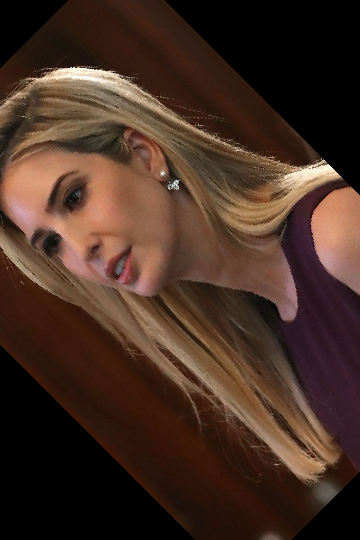
#> input picture 第七讲、SIFT/ywk_resize_rot.png, 360 x 540 px
$ python ImageMatch.py
#> lines starting #> are read from the running program, lines starting #| are printed output that depends on the picture
import numpy as np
import cv2
from matplotlib import pyplot as plt

imgname1 = 'ywk_resize_rot.png'
imgname2 = 'ywk.png'


sift = cv2.xfeatures2d.SIFT_create()

img1 = cv2.imread(imgname1)
#> img1 is the input picture: shape (540, 360, 3); mean B, G, R 35.6, 47.4, 70.5
img1_re=cv2.resize(img1,(600,450))
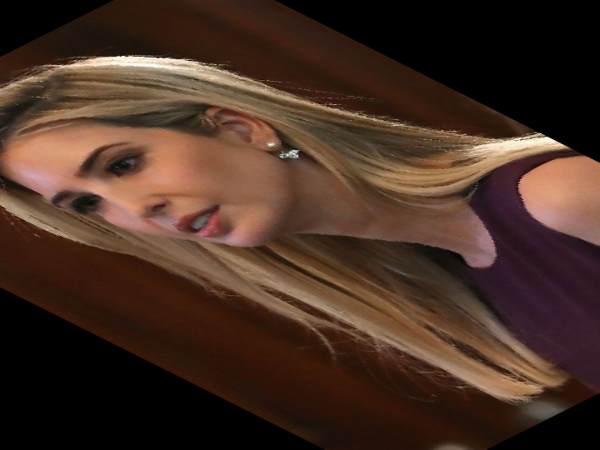
#> img1_re: shape (450, 600, 3); mean B, G, R 35.5, 47.3, 70.4
#gray1 = cv2.cvtColor(img1, cv2.COLOR_BGR2GRAY) #灰度处理图像
kp1, des1 = sift.detectAndCompute(img1_re,None)  #des是描述子
#> kp1 = 402 keypoints; strongest (x, y, size): (543, 143, 12.5), (293, 153, 5.6), (271, 144, 3.2), (539, 134, 2)

img2 = cv2.imread(imgname2)
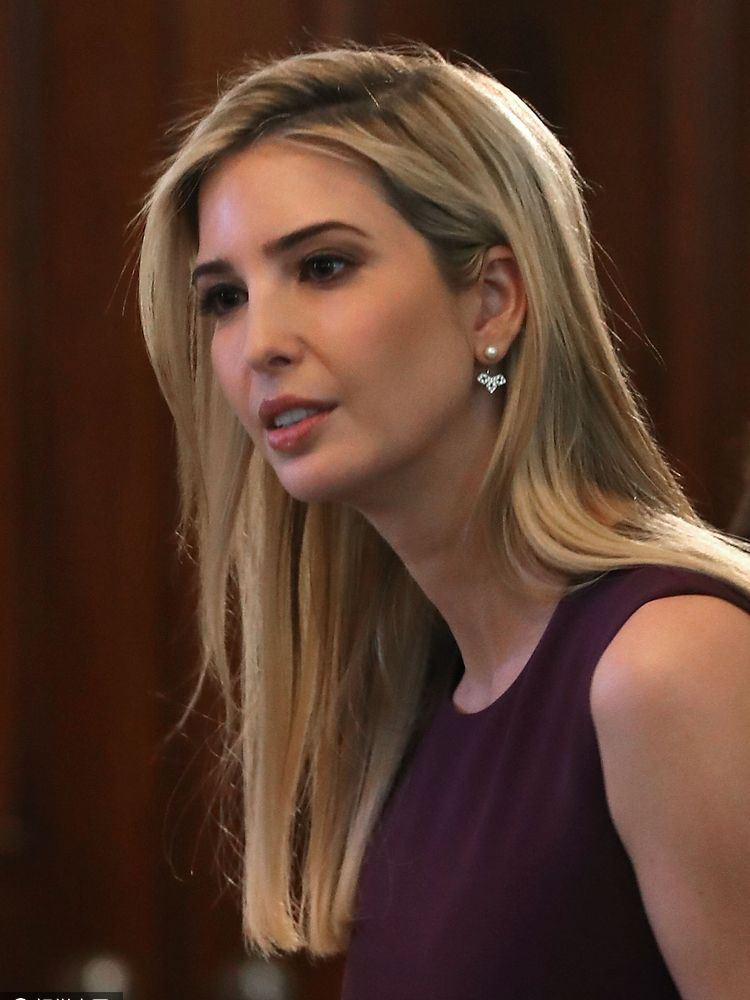
#> input picture 第七讲、SIFT/ywk.png, 750 x 1000 px
#> img2 is the input picture: shape (1000, 750, 3); mean B, G, R 43.6, 57.7, 86.9
img2_re = cv2.resize(img2, (600, 450))
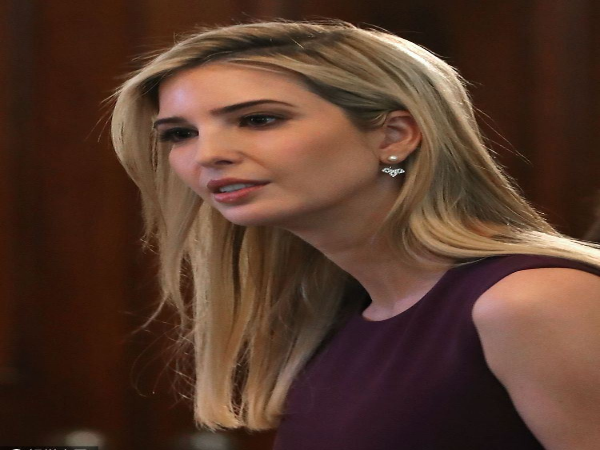
#> img2_re: shape (450, 600, 3); mean B, G, R 43.5, 57.6, 86.8
#gray2 = cv2.cvtColor(img2, cv2.COLOR_BGR2GRAY)#灰度处理图像
kp2, des2 = sift.detectAndCompute(img2_re,None) #des是描述子
#> kp2 = 399 keypoints; strongest (x, y, size): (402, 171, 2.6), (392, 157, 2.7), (181, 131, 18.4), (252, 117, 23.6)

hmerge = np.hstack((img1_re, img2_re)) #水平拼接
cv2.imshow("original", hmerge) #拼接显示为gray
cv2.waitKey(0)

img3 = cv2.drawKeypoints(img1_re,kp1,img1_re,color=(255,0,255)) #画出特征点，并显示为红色圆圈
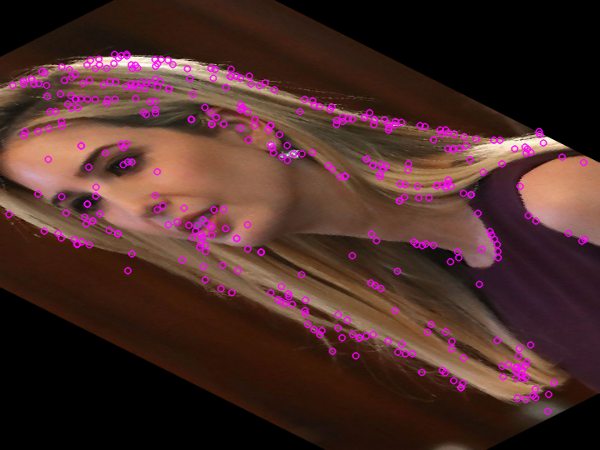
#> img3: shape (450, 600, 3); mean B, G, R 41.1, 44.7, 74.5
img4 = cv2.drawKeypoints(img2_re,kp2,img2_re,color=(255,0,255)) #画出特征点，并显示为红色圆圈
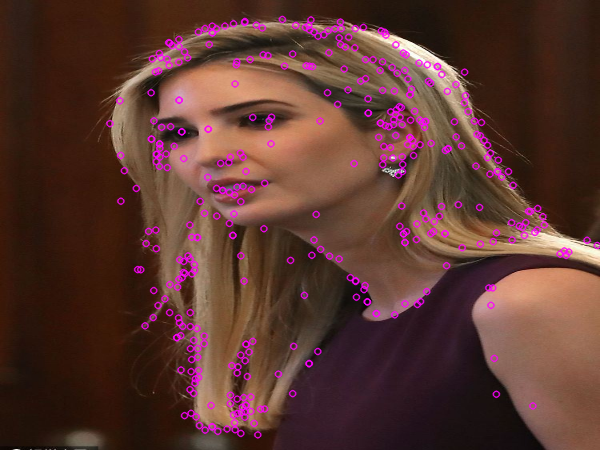
#> img4: shape (450, 600, 3); mean B, G, R 49.2, 55.1, 91.1
hmerge = np.hstack((img3, img4)) #水平拼接
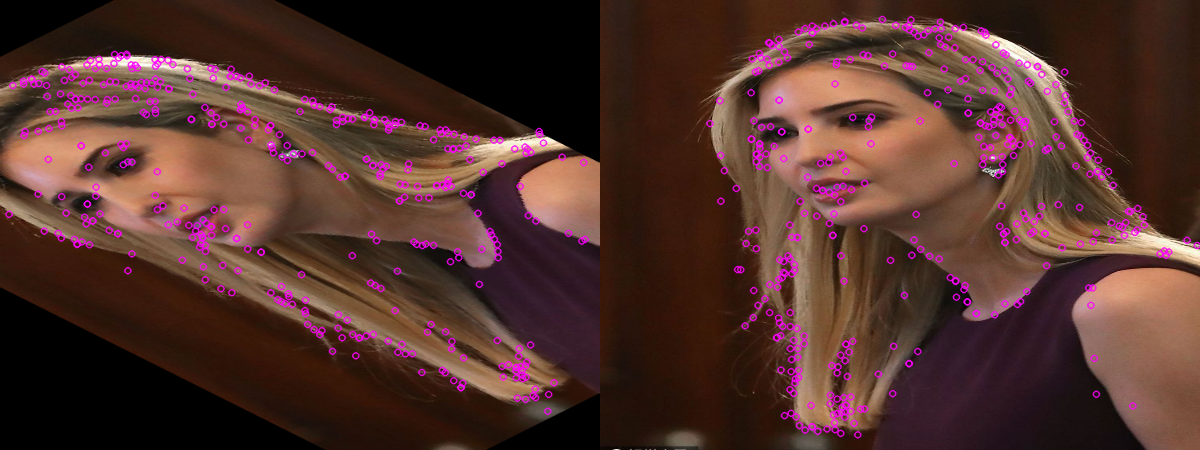
#> hmerge: shape (450, 1200, 3); mean B, G, R 45.2, 49.9, 82.8
cv2.imshow("point", hmerge) #拼接显示为gray
cv2.waitKey(0)
# BFMatcher解决匹配
bf = cv2.BFMatcher()
matches = bf.knnMatch(des1,des2, k=2)
#> matches = 402 matches
# 调整ratio

good = []
for m,n in matches:
  if m.distance < 0.75*n.distance:
    good.append([m])
#> after the loop, good = 39 matches

img5 = cv2.drawMatchesKnn(img1_re,kp1,img2_re,kp2,good[:45],None,flags=2)
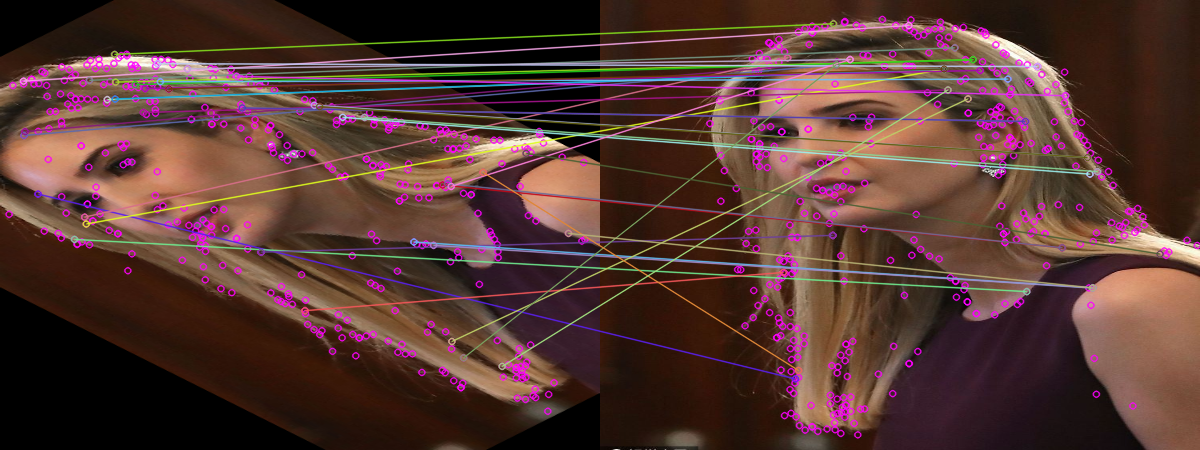
#> img5: shape (450, 1200, 3); mean B, G, R 50.6, 55.4, 85.9
cv2.imshow("BFmatch", img5)
cv2.waitKey(0)
cv2.destroyAllWindows()
